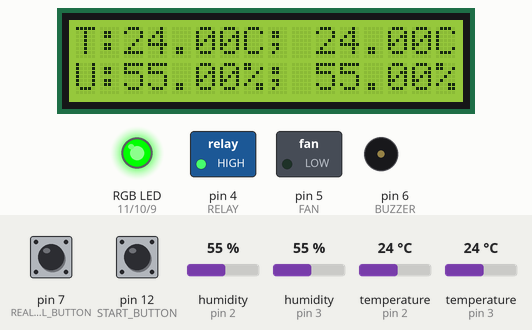
Bench run of a sketch on a simulated Arduino Uno, built with avr-gcc and run on an emulated ATmega328P. On the bench: 16×2 character LCD, switched loads named in the sketch (green lamp = pin HIGH), an RGB LED mixed from three pins (HIGH = lit), buzzer (waves = sounding). The test bench sets the inputs (shaded band); at power-on: pin 12 (START_BUTTON) HIGH, pin 7 (REAL_FEEL_BUTTON) LOW, temperature (sensors on pin 2, pin 3) 24 °C, humidity (sensors on pin 2, pin 3) 55 %.

Above: at 1.2 s.
1.3 s: pin 12 (START_BUTTON) pulled LOW for 1.25 s
At 2.38 s:
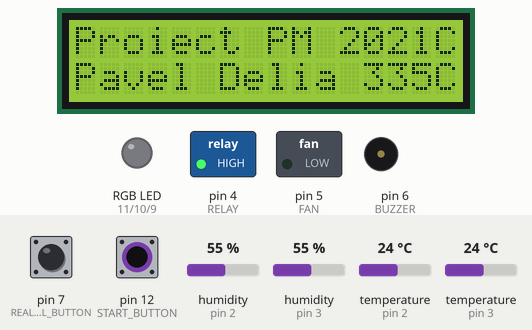
4.0 s: pin 7 (REAL_FEEL_BUTTON) pulled HIGH for 1.25 s
At 5.5 s:
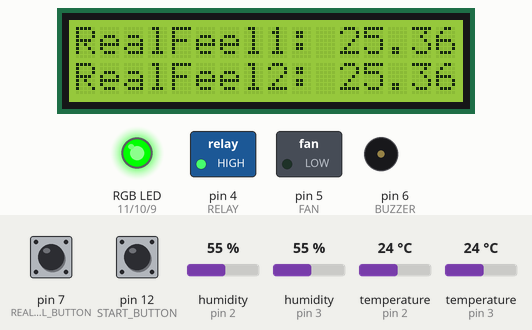
7.2 s: temperature (sensor on pin 2) set to 25.3 °C
At 10.6 s:
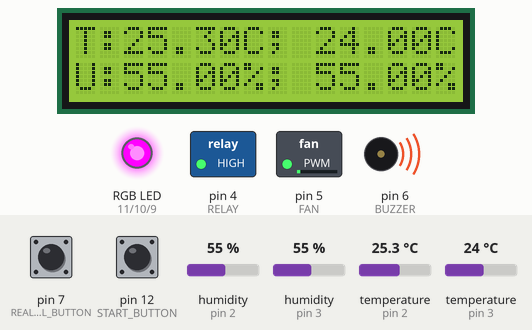
13.3 s: temperature (sensor on pin 3) set to 25.1 °C
At 14.8 s:
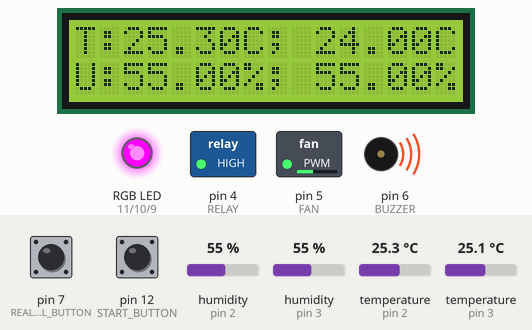
18.6 s: temperature (sensor on pin 2) set to 12 °C
At 20.5 s:
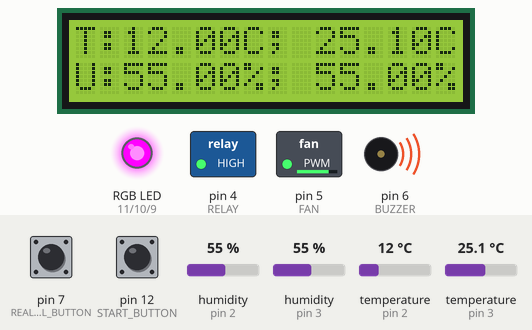
23.7 s: temperature (sensor on pin 3) set to 12 °C
At 28.3 s:
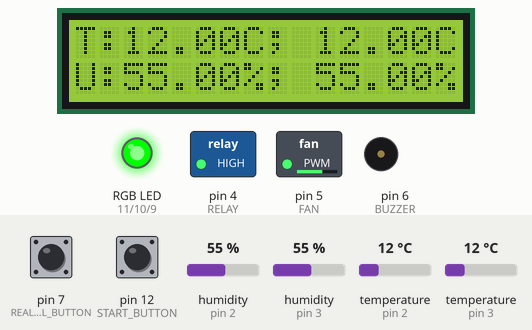
Timing chart, 0 to 35.2 s (numbered marks = the images above; inputs shaded):
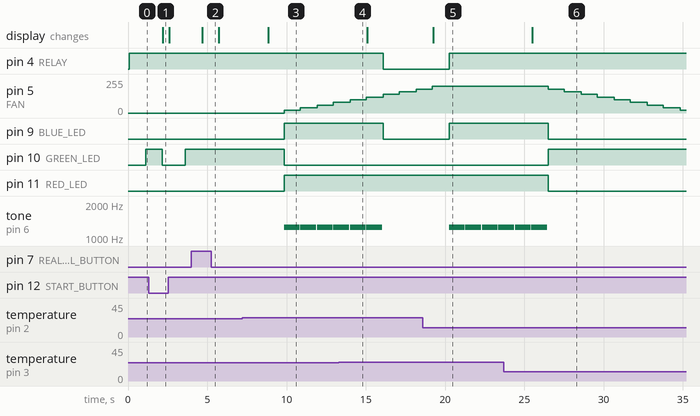

The sketch:

Statie_de_monitorizare_temperatura_si_umiditate.ino
```cpp
#include <LiquidCrystal_I2C.h>
#include <DHT.h>
#include <Wire.h>
#include <LCD.h>

#define REAL_FEEL_BUTTON 7
#define FAN 5
#define BUZZER 6
#define MAX_START 200
#define DHTPIN 2
#define DHTPIN2 3
#define RELAY 4
#define RED_LED 11
#define GREEN_LED 10
#define BLUE_LED 9
#define MAX_TEMP 24.8
#define START_BUTTON 12
#define DHTTYPE DHT22   // DHT 22  (AM2302)

// Initializam senzorii DHT pentru Arduino
DHT dht(DHTPIN, DHTTYPE);
DHT dht2(DHTPIN2, DHTTYPE);

// valorile pentru primul senzor DHT
int chk;
float hum;
float temp;
float realfeel;

// valorile pentru al doilea senzor DHT
int chk2;
float hum2;
float temp2;
float realfeel2;

// constante pentru calcul RealFeel
float c1 = -8.78469475556;
float c2 = 1.61139411;
float c3 = 2.33854883889;
float c4 = -0.14611605;
float c5 = -0.012308094;
float c6 = -0.0164248277778;
float c7 = 0.002211732;
float c8 = 0.00072546;
float c9 = -0.000003582;

// daca vrem sau nu sa afisam RealFeel
bool buttonValue = 0;
// daca vrem sau nu sa pornim statia de monitorizare
bool startButtonValue = 0;
// viteza cu care merge ventilatorul
int fan_speed = 0;

// initializare LCD
LiquidCrystal_I2C lcd(0x27, 16, 2);

void setup() {
  Serial.begin(9600);

  // initializam lcd-ul
  lcd.begin();
  lcd.clear();
  lcd.backlight();

  // setam ventilatorul ca output
  pinMode(FAN, OUTPUT);

  // initializam senzorii
  dht.begin();
  dht2.begin();

  // setam releul ca output
  pinMode(RELAY, OUTPUT);
  digitalWrite(RELAY, HIGH);

  // setam led-ul rgb ca output
  pinMode(RED_LED, OUTPUT);
  pinMode(BLUE_LED, OUTPUT);
  pinMode(GREEN_LED, OUTPUT);

  // setam cele 2 butoane ca input
  pinMode(REAL_FEEL_BUTTON, INPUT);
  pinMode(START_BUTTON, INPUT);

}

// functie care calculeaza realfeel dupa
// formula de aici
// https://en.wikipedia.org/wiki/Heat_index
float get_realfeel(float temp, float hum) {
  return c1 + c2 * temp + c3 * hum + c4 * temp * hum
        + c5 * temp * temp + c6 * hum * hum + c7 * temp * temp
        * hum + c8 * temp * hum * hum + c9 * temp * temp * hum * hum;
}

// functie care primeste ca parametru valorile pe care trebuie
// sa le scriem pentru a aprinde led-ul rgb cu o anumita culoare
void setColorRGB(unsigned int red, unsigned int green, unsigned int blue) {
  analogWrite(RED_LED, red);
  analogWrite(GREEN_LED, green);
  analogWrite(BLUE_LED, blue);
}


void loop() {

  // citim daca intrerupatorul este apasat sau nu
  startButtonValue = digitalRead(START_BUTTON);

  // daca nu este
  if (!startButtonValue) {
    // oprim ventilatorul daca acesta era pornit
    if(fan_speed > 0) fan_speed -= 20;
    analogWrite(FAN, fan_speed);

    // oprim sirena
    digitalWrite(RELAY, HIGH);

    setColorRGB(0, 0, 0);

    lcd.setCursor(0, 0);
    lcd.print("Proiect PM 2021");
    lcd.setCursor(0, 1);
    lcd.print("Pavel Delia 335CC");
  } else {
    lcd.clear();
    // verificam daca vrem sa afisam RealFeel sau doar temperatura
    // si umiditatea curenta
    buttonValue = digitalRead(REAL_FEEL_BUTTON);

    // citim umiditatea si temperatura de pe ambii senzori
    hum = dht.readHumidity();
    temp = dht.readTemperature();

    hum2 = dht2.readHumidity();
    temp2 = dht2.readTemperature();

    lcd.setCursor(0, 0);
    // daca butonul de RealFeel nu este apasat
    // afisam temperatura si umiditatea
    // altfel afisam RealFeel-ul
    if (!buttonValue){
      lcd.print("T:");
      lcd.print(temp);
      lcd.print("C");
      lcd.print("; ");

      lcd.print(temp2);
      lcd.print("C");
    } else {
      lcd.print("RealFeel1: ");
      realfeel = get_realfeel(temp, hum);
      lcd.print(realfeel);
    }
    // scriem pe randul urmator
    lcd.setCursor(0, 1);
    if (!buttonValue) {
      lcd.print("U:");
      lcd.print(hum);
      lcd.print("%");
      lcd.print("; ");
      lcd.print(hum2);
      lcd.print("%");
    } else {
      lcd.print("RealFeel2: ");
      realfeel2 = get_realfeel(temp2, hum2);
      lcd.print(realfeel2);
    }

    delay(1000);

    // daca ambele temperaturi depasesc valoarea maxima
    if (temp >= MAX_TEMP && temp2 >= MAX_TEMP) {
      // pornim ventilatorul
      if(fan_speed < 200) fan_speed += 20;
      analogWrite(FAN, fan_speed);

      // va suna sirena
      digitalWrite(RELAY, LOW);

      setColorRGB(255, 0, 0);
     // daca doar o temperatura depaseste valoarea maxima
    } else if (temp >= MAX_TEMP || temp2 >= MAX_TEMP) {
      // oprim sirena
      digitalWrite(RELAY, HIGH);

      // pornim ventilatorul
      if(fan_speed<150) fan_speed += 20;
      analogWrite(FAN, fan_speed);

      //pornim buzzer-ul
      tone(BUZZER, 1245, 1000);

      setColorRGB(255, 0, 255);
    } else {
      // oprim ventilatorul
      if(fan_speed > 0) fan_speed -= 20;
      analogWrite(FAN, fan_speed);

      // oprim releul
      digitalWrite(RELAY, HIGH);

      setColorRGB(0, 255, 0);
    }
  }


}
```

Measured:
- the behaviour switches between 24.7 and 24.8 °C on temperature (sensor on pin 2) (found by bisection; images 2 and 3)
- the behaviour switches between 24.7 and 24.8 °C on temperature (sensor on pin 3) (found by bisection; images 3 and 4)
- after the input at 1.3 s, pin 10 (GREEN_LED): HIGH → LOW after 0.85 s, → HIGH 1.4 s later; the display: changes after 0.88 s (image 1)
- after the input at 4.0 s, the display: changes after 0.68 s (image 2)
- after the input at 7.2 s, pin 5 (FAN): 0/255 → 20/255 after 2.6 s, → 40/255 1.0 s later, → 60/255 1.0 s later, → 80/255 1.0 s later; pin 9 (BLUE_LED): LOW → HIGH after 2.6 s
- after the input at 13.3 s, pin 4 (RELAY), pin 9 (BLUE_LED): HIGH → LOW after 2.8 s; tone on pin 6 (BUZZER): goes on until 16.0 s, then stays silent
- after the input at 18.6 s, pin 4 (RELAY), pin 9 (BLUE_LED): LOW → HIGH after 1.7 s; tone on pin 6 (BUZZER): alternates 1245 Hz for 1.0 s and silent for 0.04 s, starting after 1.7 s; the display: changes after 0.65 s (image 5)
- after the input at 23.7 s, pin 5 (FAN): moves from 200/255 to 20/255 over 8.3 s, starting after 2.8 s; pin 9 (BLUE_LED), pin 11 (RED_LED): HIGH → LOW after 2.8 s; pin 10 (GREEN_LED): LOW → HIGH after 2.8 s; tone on pin 6 (BUZZER): goes on until 26.4 s, then stays silent; the display: changes after 1.8 s (image 6)
